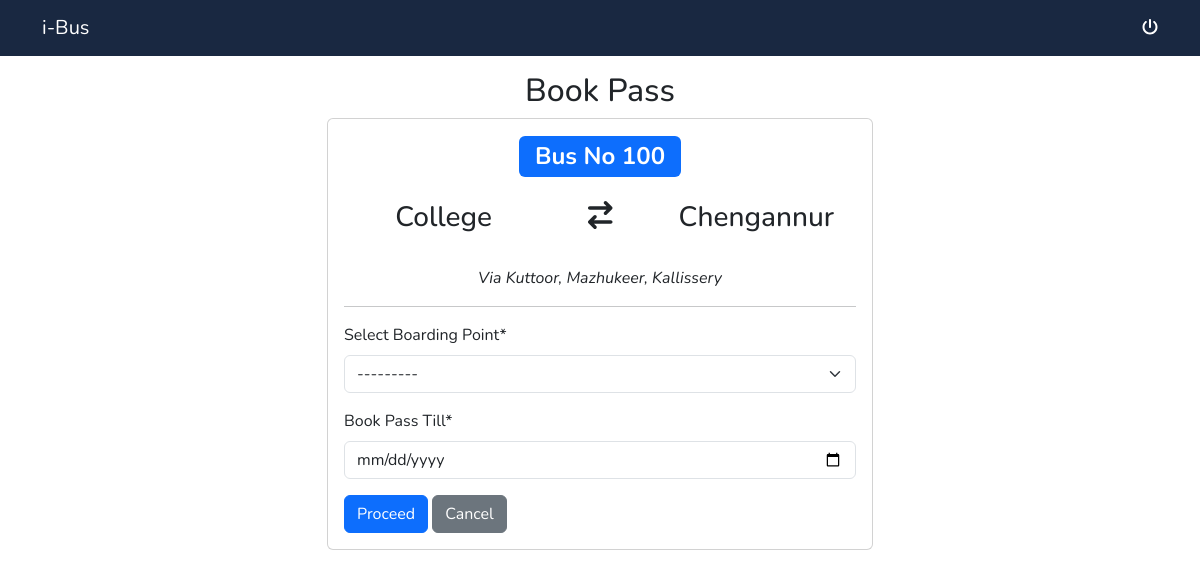
The app's page /buspass/book/1/ (signed in) with its own data.
### apps/buspass/models.py (models this page shows, shortened)
class Bus(models.Model):
    bus_number = models.CharField(max_length=255)
    destination = models.ForeignKey(BusStop, on_delete=models.RESTRICT, related_name="destination")
    bus_stops = models.ManyToManyField(BusStop)
    class Meta:
        db_table = 'bus'

class BusStop(models.Model):
    name = models.CharField(max_length=255)
    distance_from_college = models.DecimalField(decimal_places=2, max_digits=10)
    def __str__(self):
        return self.name
    class Meta:
        db_table = 'bus_stop'

### apps/buspass/views.py (the view, shortened to what this page needs)
# urls.py: path('book/<int:pk>/', views.book, name='book'),
@login_required
def book(request, pk):
    bus = Bus.objects.get(pk=pk)
    bus_info = {
                "bus_number": bus.bus_number,
                "destination": bus.destination,
                "bus_stops": bus.bus_stops.all().order_by("distance_from_college").exclude(id=bus.destination.pk)
                }
    form = BookPassForm(bus=bus)
    return render(
        request, 'book.html', {'bus':bus_info, 'form':form}
    )

### apps/buspass/forms.py
class BookPassForm(forms.ModelForm):
    def __init__(self, *args, **kwargs):
        bus = kwargs.pop('bus')
        super(BookPassForm, self).__init__(*args, **kwargs)
        self.fields['boarding_point'].queryset = BusStop.objects.filter(bus=bus)
        self.fields['boarding_point'].label = "Select Boarding Point"
        self.fields['expire_at'].label = "Book Pass Till"
    expire_at = forms.DateField(widget=forms.DateInput(attrs={'type': 'date', 'format': '%Y-%m-%d'}))
    class Meta:
        model = UserBusPass
        fields = (
            'boarding_point', 'expire_at'
        )

### apps/buspass/templates/book.html (shortened to what this page needs)
{% extends "base.html" %}
{% load static %}
{% load crispy_forms_tags %}
{% block body %}
<div class="container">
    <div class="text-center mt-3">
        <h2>Book Pass</h2>
    </div>
    <div class="row mb-3">
        <div class="col-md-6 offset-md-3">
            <div class="card">
                <div class="card-body">
                    <div class="text-center">
                        <h2>
                            <span class="badge text-bg-primary">
                            Bus No {{ bus.bus_number }}
                            </span>
                        </h2>
                        <div class="row mt-4">
                            <div class="col-md-5">
                                <h3>College</h3>
                            </div>
                            <div class="col-md-2">
                                <h3><i class="fa-solid fa-arrow-right-arrow-left"></i></h3>
                            </div>
                            <div class="col-md-5">
                                <h3>{{ bus.destination }}</h3>
                            </div>
                        </div>
                        <div class="text-center mt-4">
                            <em>Via {{ bus.bus_stops.all|join:", " }}</em>
                        </div>
                    </div>
                    <hr>
                    <form method="POST">
                        {{ form|crispy }}
                        <button class="btn btn-primary">Proceed</button>
                        <a class="btn btn-secondary" href="{% url 'select_bus' %}">Cancel</a>
                    </form>
                </div>
            </div>
        </div>
    </div>
</div>
{% endblock %}

### static/css/master.css (style rules this page uses)
body { font-family: 'Nunito', sans-serif; background-color: #ffffff; }

### records on screen
Bus: bus_number "100"
BusStop: destination "Chengannur"
BusStop: bus_stops.all "Kuttoor, Mazhukeer, Kallissery"
